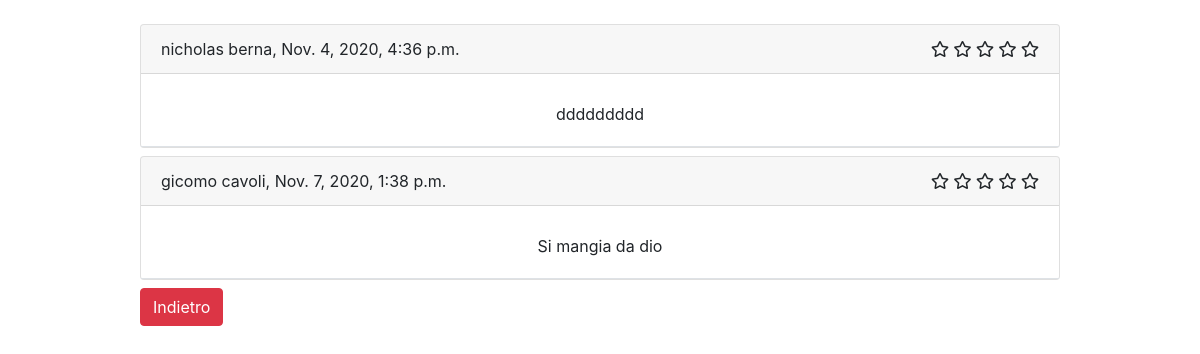
/users/reviews/, run on an earlier commit of the app's database.
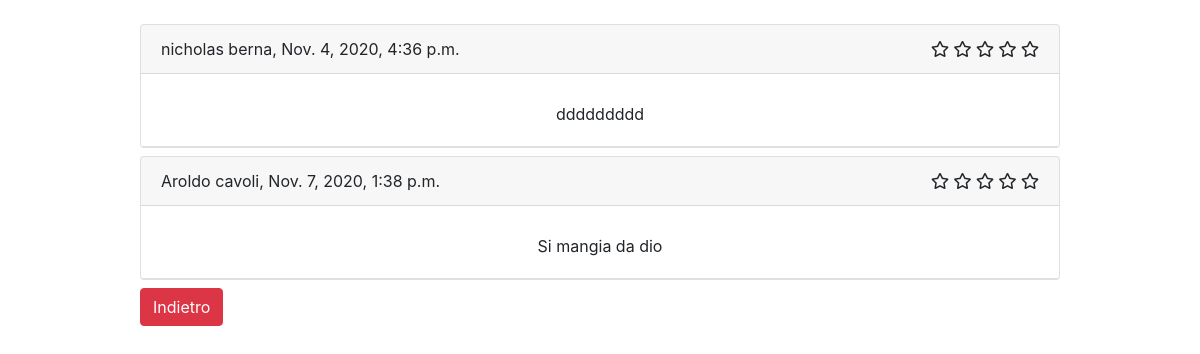
And on a later commit of the database.
### users/models.py (models this page shows, shortened)
class Review(models.Model):
    CHOICES = (
        (1, 'Una stella'),
        (2, 'Due stelle'),
        (3, 'Tre stelle'),
        (4, 'Quattro stelle'),
        (5, 'Cinque stelle'),
    )
    user = models.OneToOneField(User, on_delete=models.CASCADE, unique=True, related_name='review')
    rating = models.IntegerField(choices=CHOICES, default=3)
    comment = models.CharField(max_length=100, blank=True, null=True)
    date = models.DateTimeField(auto_now=True)

class User(AbstractBaseUser, PermissionsMixin):
    email = models.EmailField(max_length=60, unique=True, verbose_name='Email:')
    first_name = models.CharField(max_length=60, verbose_name='Nome:')
    last_name = models.CharField(max_length=60, verbose_name='Cognome:')
    region = models.CharField(max_length=35, verbose_name='Regione:')
    province = models.CharField(max_length=30, verbose_name='Provincia:')
    cap = models.CharField(max_length=5, verbose_name='CAP:')
    city = models.CharField(max_length=50, verbose_name='Città:')
    via = models.CharField(max_length=50, verbose_name='Via:')
    house_number = models.CharField(max_length=10, verbose_name='Numero civico:')
    piano = models.CharField(max_length=30, blank=True, verbose_name='Piano:')
    note = models.TextField(blank=True, verbose_name='Note:', null=True)
    tel_regex = RegexValidator(regex=r'^\+?1?\d{10,10}$', message=('Numero di telefono errato!'))
    tel = models.CharField(validators=[tel_regex], max_length=10, verbose_name='Telefono:')
    is_admin = models.BooleanField(default=False)
    is_active = models.BooleanField(default=True)
    is_staff = models.BooleanField(default=False)
    is_restaurateur = models.BooleanField(default=False)
    USERNAME_FIELD = 'email'
    REQUIRED_FIELDS = ['first_name', 'last_name']
    objects = CustomUser()
    class Meta:
        verbose_name = _('Restaurant user')
        verbose_name_plural = _('Restaurant users')

### users/views.py (the view)
# urls.py: path('reviews/', review_list, name='review-list'),
def review_list(request):
    return render(request, 'users/user_review.html', {'reviews': Review.objects.all().order_by('date')})

### users/templates/users/user_review.html (shortened to what this page needs)
{% extends 'base.html' %}
{% load crispy_forms_tags %}
{% block content %}
    <div class="row">
        <div class="col"></div>
        <div class="col-10">
                <div id="contenuto">
                    {% for review in reviews %}
                        <div class="card mt-2">
                        <div class="card-header">
                            <div class="d-flex justify-content-between">
                            <div>
                                        {{ review.user.first_name }} {{ review.user.last_name }}, {{ review.date }}
                            </div>
                                <div>
                                        {% for i in '12345'|make_list %}
                                            {% if forloop.counter <=  review.rating %}
                                                <i class="far fa-star"></i>
                                            {% endif %}
                                        {% endfor %}
                                    </div>
                            </div>
                        </div>
                            <div class="card-body mt-2">
                                <div class="d-flex justify-content-center">
                                    {{ review.comment }}
                                </div>
                            </div>
                        <footer class="border-top">
                        </footer>
                        </div>
                    {% endfor %}
                </div>
            <button type="button" class="btn btn-danger mt-2" onclick="location.href='../../'"
                id="cancel-button">Indietro</button>
        </div>
         <div class="col"></div>
    </div>
{% endblock %}

What changed in the data, as far as the page shows it:
changed through a linked row, Review "Si mangia da dio": user.first_name "gicomo" → "Aroldo"
